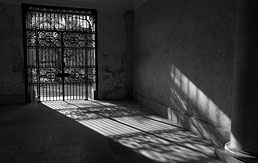
#> input picture Histogram Matching/input_image.jpg, 258 x 163 px
$ jupyter execute 'Histogram Matching.ipynb'
#> lines starting #> are read from the running program, lines starting #| are printed output that depends on the picture
**MID EXAM Computer Vision**

**Nomor 1**

Nama  : Rio Pramana

NIM   : 2440016804

Kelas : LA01

Penjelasan akan diberikan pada markdown cell dan juga comment pada code

# Idea of histogram matching

In this question, we are trying to unify the contrast level of both images by modifying the input image based on the contrast of the reference image

That can be done by applying a histogram matching algorithm

To apply histogram matching, we need to calculate the histogram of both images and equalize them. To get the equalized histogram, we can calculate the cumulative distribution function (CDF) of both images' histogram. Then, we can map each pixel of the input image to the reference image using both images' equalized histogram. This mapping will help us modify input image's pixels to match the contrast of reference image

Illustration:

Reference for the illustration above: https://towardsdatascience.com/histogram-matching-ee3a67b4cbc1

# Implementing Histogram Matching

## Import libraries

[cell 1]
import numpy as np
import cv2
from matplotlib import pyplot as plt

## Load images

This code block assumes that both images are in the same folder as the .ipynb file

[cell 2]
#Load image from files
input_img = cv2.imread('input_image.jpg')
#> input_img is the input picture: shape (163, 258, 3); min 0, max 255, mean 54.5
ref_img = cv2.imread('reference.jpg')
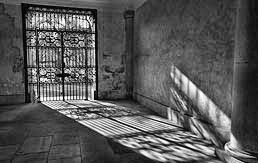
#> input picture Histogram Matching/reference.jpg, 258 x 163 px
#> ref_img is the input picture: shape (163, 258, 3); min 0, max 255, mean 87.3

Visualize both images:

[cell 3]
# Display the images
fig = plt.figure(figsize=(14,10))
# First image
plt.subplot(121),plt.imshow(input_img)
plt.title('Input image (3 channels)'), plt.xticks([]), plt.yticks([])
# Second image
plt.subplot(122),plt.imshow(ref_img)
plt.title('Reference image (3 channels)'), plt.xticks([]), plt.yticks([])
plt.show()
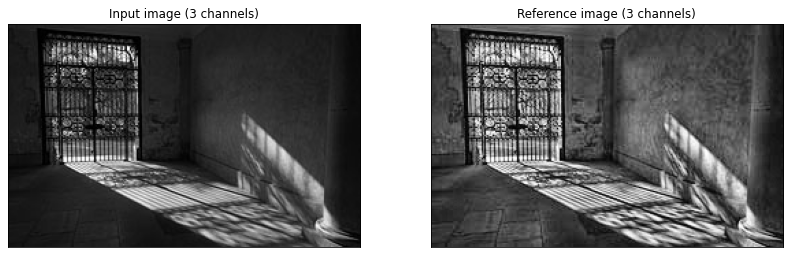
#> figure drawn by matplotlib, 2 panels

[cell 4]
print(input_img.shape, ref_img.shape)
#| (163, 258, 3) (163, 258, 3)

As we can see from the shape, both images still have 3 channels

It is unnecessary for our case, so we will remove it by transforming the image into grayscale image

[cell 5]
# Convert the images into grayscale
input_img_gray = cv2.cvtColor(input_img, cv2.COLOR_BGR2GRAY)
ref_img_gray = cv2.cvtColor(ref_img, cv2.COLOR_BGR2GRAY)

Visualizing both images after transformed into grayscale:

[cell 6]
# Display the images
fig = plt.figure(figsize=(14,10))
# First image
plt.subplot(121),plt.imshow(input_img_gray, cmap = 'gray')
plt.title('Input image (grayscale)'), plt.xticks([]), plt.yticks([])
# Second image
plt.subplot(122),plt.imshow(ref_img_gray, cmap = 'gray')
plt.title('Reference image (grayscale)'), plt.xticks([]), plt.yticks([])
plt.show()

[cell 7]
print(input_img_gray.shape, ref_img_gray.shape)
#| (163, 258) (163, 258)

## Visualizing both images' histogram (before and after equalizing)

[cell 8]
# Define function to calculate histogram of an image
def getHistogram(img):
    intensity = np.zeros((256))
    height, width = img.shape
#> height = 163; width = 258
    for i in range(height):
        for j in range(width):
            intensity[round(img[i][j])] += 1

    return intensity

Visualize histogram before equalizing:

[cell 9]
#Calculate histogram of input image & reference image..
#..using the getHistogram() user-defined function
input_img_hist = getHistogram(input_img_gray)
#> input_img_hist = 256 values, max 1130 at index 31, min 2 at index 242, mean 164.3
ref_img_hist = getHistogram(ref_img_gray)
#> ref_img_hist = 256 values, max 539 at index 62, min 7 at index 1, mean 164.3

fig = plt.figure(figsize=(10, 6))

#Plot the input image histogram on the left
plt.subplot(121)
plt.plot(input_img_hist)
plt.title('Histogram of the input image')
plt.xlabel('Gray values')
plt.ylabel('Frequency')

#Plot the reference image histogram on the right
plt.subplot(122)
plt.plot(ref_img_hist)
plt.title('Histogram of the reference image')
plt.xlabel('Gray values')
plt.ylabel('Frequency')

plt.show()
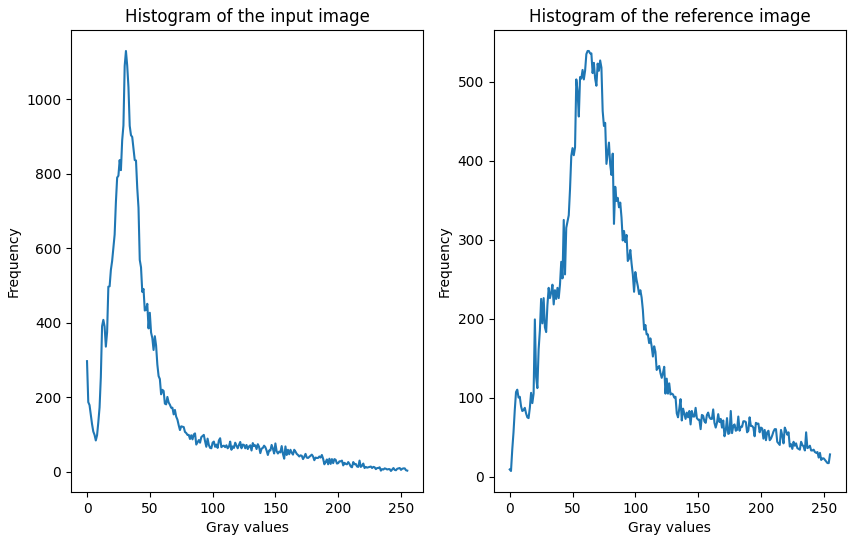
#> figure drawn by matplotlib, 2 panels; panel 1: curve peaks at x = 31, y = 1130; panel 2: curve peaks at x = 62, y = 539

Visualize image & histogram after equalizing:

[cell 10]
# Using .equalizeHist() from opencv to equalize both images
# This is for visualization purpose, I will use a different function..
#..for equalizing the histogram later on for histogram matching purpose
input_img_equalized = cv2.equalizeHist(input_img_gray)
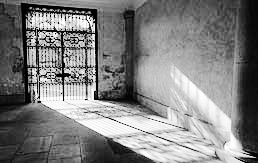
#> input_img_equalized: shape (163, 258); min 0, max 255, mean 128.2
ref_img_equalized = cv2.equalizeHist(ref_img_gray)
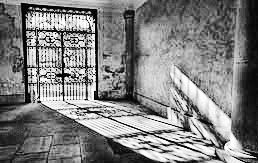
#> ref_img_equalized: shape (163, 258); min 0, max 255, mean 128.4

# Display the images
fig = plt.figure(figsize=(14,10))
# First image
plt.subplot(121),plt.imshow(input_img_equalized, cmap = 'gray')
plt.title('Input image (after histogram equalization)'), plt.xticks([]), plt.yticks([])
# Second image
plt.subplot(122),plt.imshow(ref_img_equalized, cmap = 'gray')
plt.title('Reference image (after histogram equalization)'), plt.xticks([]), plt.yticks([])
plt.show()

[cell 11]
#Calculate histogram of input image (after equalized) & reference image (after equalized)
input_img_eq_hist = getHistogram(input_img_equalized)
#> input_img_eq_hist = 256 values, max 1130 at index 91, min 0 at index 9, mean 164.3
ref_img_eq_hist = getHistogram(ref_img_equalized)
#> ref_img_eq_hist = 256 values, max 539 at index 91, min 0 at index 10, mean 164.3

fig = plt.figure(figsize=(10, 6))

#Plot the input image histogram on the left
plt.subplot(121)
plt.plot(input_img_eq_hist)
plt.title('Equalized histogram of the input image')
plt.xlabel('Gray values')
plt.ylabel('Frequency')

#Plot the reference image histogram on the right
plt.subplot(122)
plt.plot(ref_img_eq_hist)
plt.title('Equalized histogram of the reference image')
plt.xlabel('Gray values')
plt.ylabel('Frequency')

plt.show()
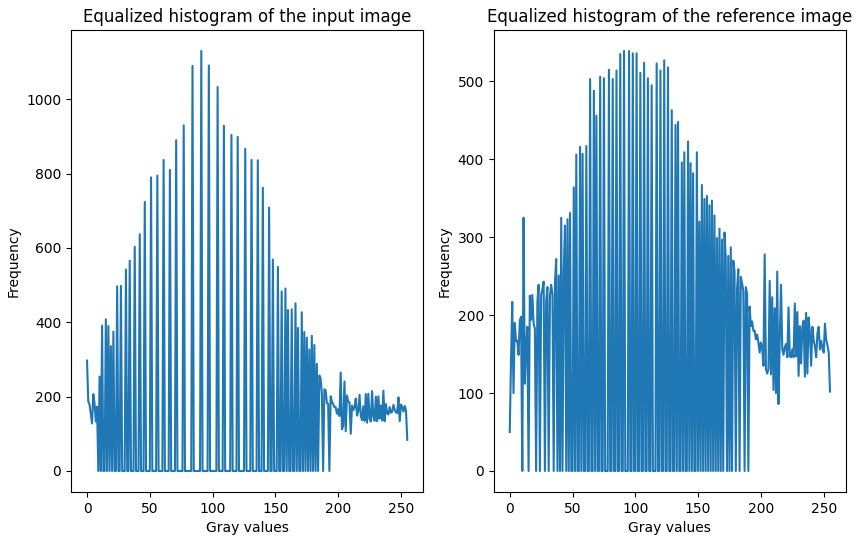
#> figure drawn by matplotlib, 2 panels; panel 1: curve peaks at x = 91, y = 1130; panel 2: curve peaks at x = 91, y = 539

## Match histogram

Define functions to help match histogram:

[cell 12]
#Function for calculating cdf of a histogram
def cdfOfHistogram(hist):
    # Get the cumulative sum of the elements
    cdf = hist.cumsum()
#> cdf = 256 values from 297 to 42054

    # Normalize the cdf
    normalized_cdf = cdf / float(cdf.max())
#> normalized_cdf = 256 values from 0.00706 to 1

    return normalized_cdf

#Function for calculating lookup table to help the mapping process
def getLookupTable(input_cdf, ref_cdf):
    lookup_table = np.zeros(256)
    lookup_val = 0
    # Iterasi setiap pixel pada equalized histogram input image
    for input_pixel_val in range(len(input_cdf)):
        # Cari nearest value pada equalized histogram reference image
        for ref_pixel_val in range(len(ref_cdf)):
            if ref_cdf[ref_pixel_val] >= input_cdf[input_pixel_val]:
                lookup_val = ref_pixel_val
                break
        lookup_table[input_pixel_val] = lookup_val
    return lookup_table

Match histogram:

[cell 13]
# Hitung cdf dari histogram kedua image untuk melakukan equalization
input_cdf_gray = cdfOfHistogram(input_img_hist)
#> input_cdf_gray = 256 values from 0.00706 to 1
ref_cdf_gray = cdfOfHistogram(ref_img_hist)
#> ref_cdf_gray = 256 values from 0.000214 to 1

# Kalkulasi lookup tablenya untuk mapping
lookup_table = getLookupTable(input_cdf_gray, ref_cdf_gray)
#> after the loop in getLookupTable, `for input_pixel_val in range(len(input_cdf)):`: lookup_table = 256 values from 5 to 255
#> lookup_table = 256 values from 5 to 255

# Gunakan .LUT() dari opencv untuk transform input image..
#..berdasarkan lookup table/mapping yang telah dibuat
final_img = cv2.LUT(input_img_gray, lookup_table)
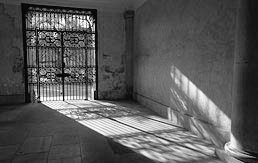
#> final_img: shape (163, 258) float64; min 5, max 255, mean 88.1

# Kalkulasi histogram final image
new_hist = getHistogram(final_img)
#> new_hist = 256 values, max 1130 at index 63, min 0 at index 0, mean 164.3

Visualisasi hasil akhir histogram matching:

[cell 14]
#Plot the final image histogram on the top
fig = plt.figure()
plt.plot(new_hist)
plt.title('Histogram of the final image')
plt.xlabel('Gray values')
plt.ylabel('Frequency')

#Plot the final image on the bottom
fig = plt.figure()
plt.imshow(final_img, cmap = 'gray')
plt.title('Final image'), plt.xticks([]), plt.yticks([])

plt.show()
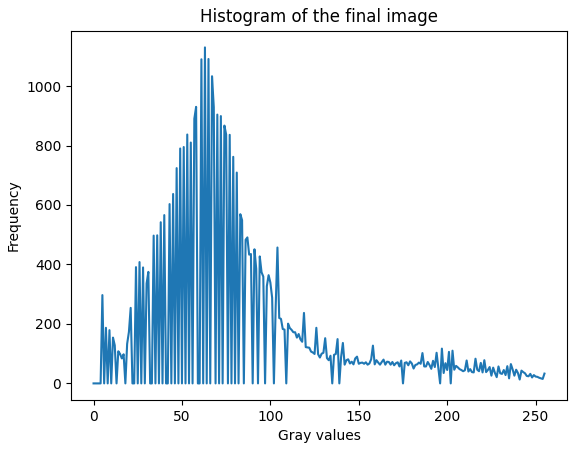
#> figure drawn by matplotlib, 1 panel; curve peaks at x = 63, y = 1130

## Show side-by-side the output image and the reference image

[cell 15]
# Display the images
fig = plt.figure(figsize=(14,10))
# Output/final image
plt.subplot(121),plt.imshow(final_img, cmap = 'gray')
plt.title('Output image'), plt.xticks([]), plt.yticks([])
# Reference image
plt.subplot(122),plt.imshow(ref_img_gray, cmap = 'gray')
plt.title('Reference image'), plt.xticks([]), plt.yticks([])
plt.show()
